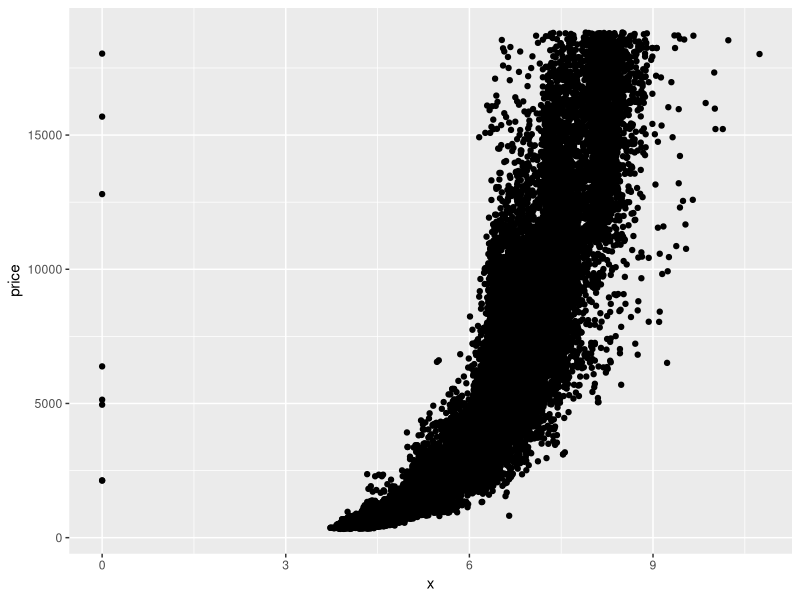
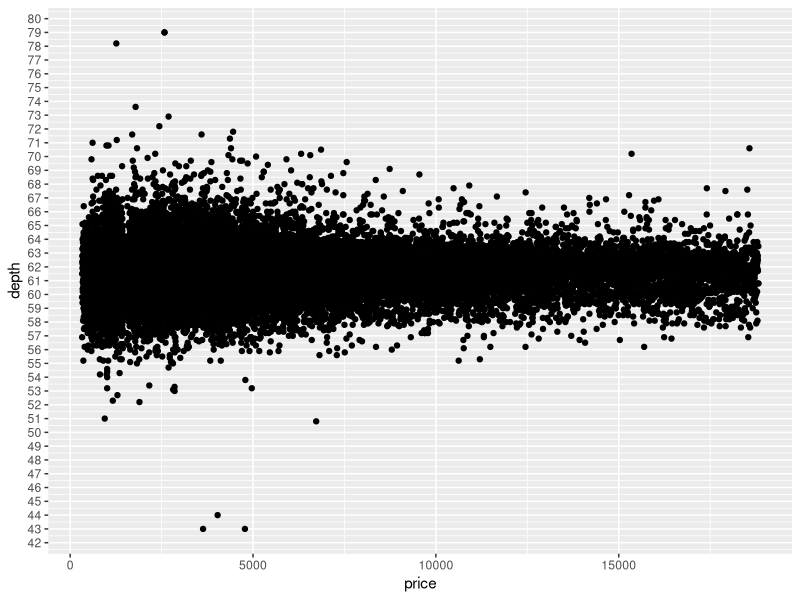
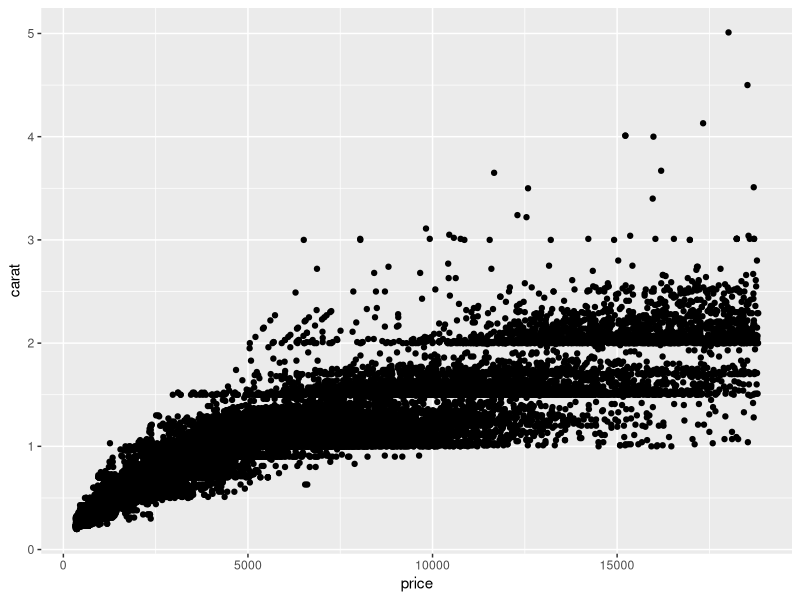
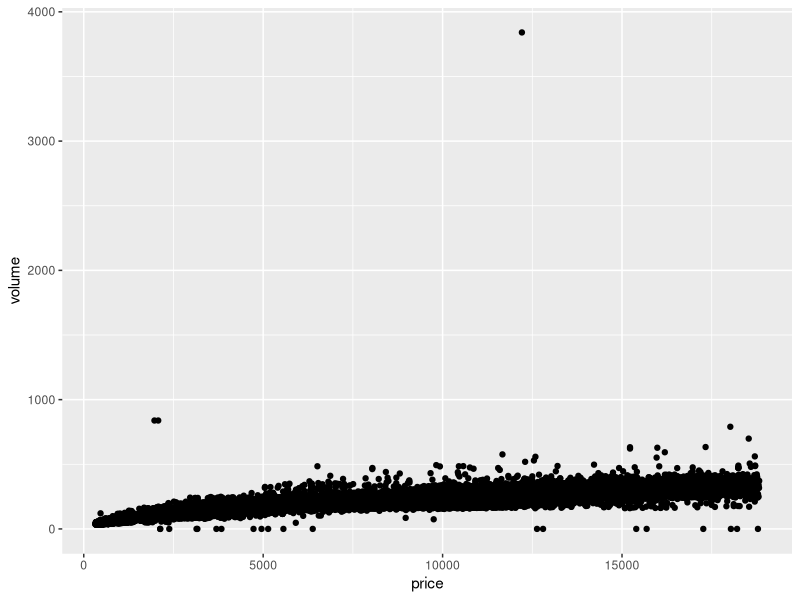

The R script that drew these images, in order:
## ---- chunk 1
knitr::opts_chunk$set(echo = TRUE)
## ---- chunk 2
library(ggplot2)

# preco por x
ggplot(aes(x = x, y = price), data = diamonds) + geom_point()
## ---- chunk 3

# correlaçao linear entre preco e x
cor.test(diamonds$price, diamonds$x)

# correlaçao linear entre preco e y
cor.test(diamonds$price, diamonds$y)

# correlaçao linear entre preco e z
cor.test(diamonds$price, diamonds$z)
## ---- chunk 4
# preco por profundidade
ggplot(aes(x = price, y = depth), data = diamonds) + geom_point() +
  scale_y_continuous(breaks = seq(0,80,1))

# correlacao preco por profundidade
cor.test(diamonds$price, diamonds$depth)
## ---- chunk 5
# preco por quilate
ggplot(aes(x = price, y = carat), data = diamonds) + geom_point()
## ---- chunk 6
# cria variavel volume
diamonds$volume <- (diamonds$x*diamonds$y*diamonds$z)

# preco por volume
ggplot(aes(x = price, y = volume), data = diamonds) + geom_point()

# cria subconjunto de dados com valores de volume especificos
diamonds_alterado <- subset(diamonds, diamonds$volume > 0 & diamonds$volume < 800)

# correlacao de preco por volume, com conjunto de dados especificos
cor.test(diamonds_alterado$price, diamonds_alterado$volume)
